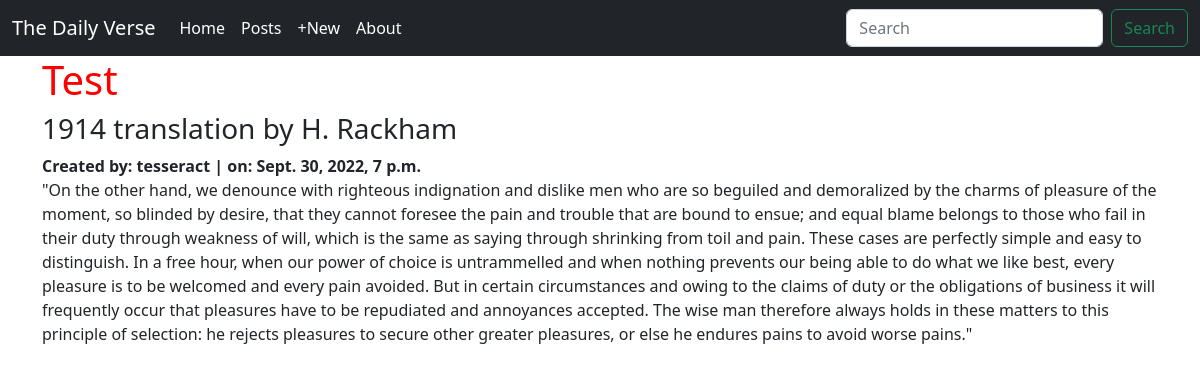
/posts/1, run on the app's committed database.
### posts/models.py (models this page shows, shortened)
class Post(models.Model):
    title = models.CharField(max_length=256)
    subtitle = models.CharField(max_length=256)
    author = models.ForeignKey(
        get_user_model(),
        on_delete=models.CASCADE
    )
    body = models.TextField()
    created_on = models.DateTimeField(auto_now_add=True)

### posts/views.py (the view)
# urls.py: path('<int:pk>', PostDetailView.as_view(), name='detail'),
class PostDetailView(DetailView):
    template_name = "posts/detail.html"
    model = Post

### templates/posts/detail.html (shortened to what this page needs)
{% extends 'base.html' %}
{% block content %}
    <h1>{{ post.title }}</h1>
    <h3>{{ post.subtitle }}</h3>
    <strong>Created by: {{ post.author }} | on: {{ post.created_on }}</strong>
    <p>{{ post.body }}</p>
{% endblock content %}

### static/css/base.css (style rules this page uses)
h1 { color: red; }

### data on the page
Post: title "Test", subtitle "1914 translation by H. Rackham", author "tesseract", created_on "Sept. 30, 2022, 7 p.m.", body "\"On the other hand, we denounce with righteous indignation and dislike men who are so beguiled and demoralized by the charms of pleasure of the moment, so blinded by desire, that they cannot foresee the pain and trouble that are bound to ensue; and equal blame belongs to those who fail in their duty through weakness of will, which is the same as saying through shrinking from toil and pain. These cases are perfectly simple and easy to distinguish. In a free hour, when our power of choice is untrammelled and when nothing prevents our being able to do what we like best, every pleasure is to be welcomed and every pain avoided. But in certain circumstances and owing to the claims of duty or the…"
